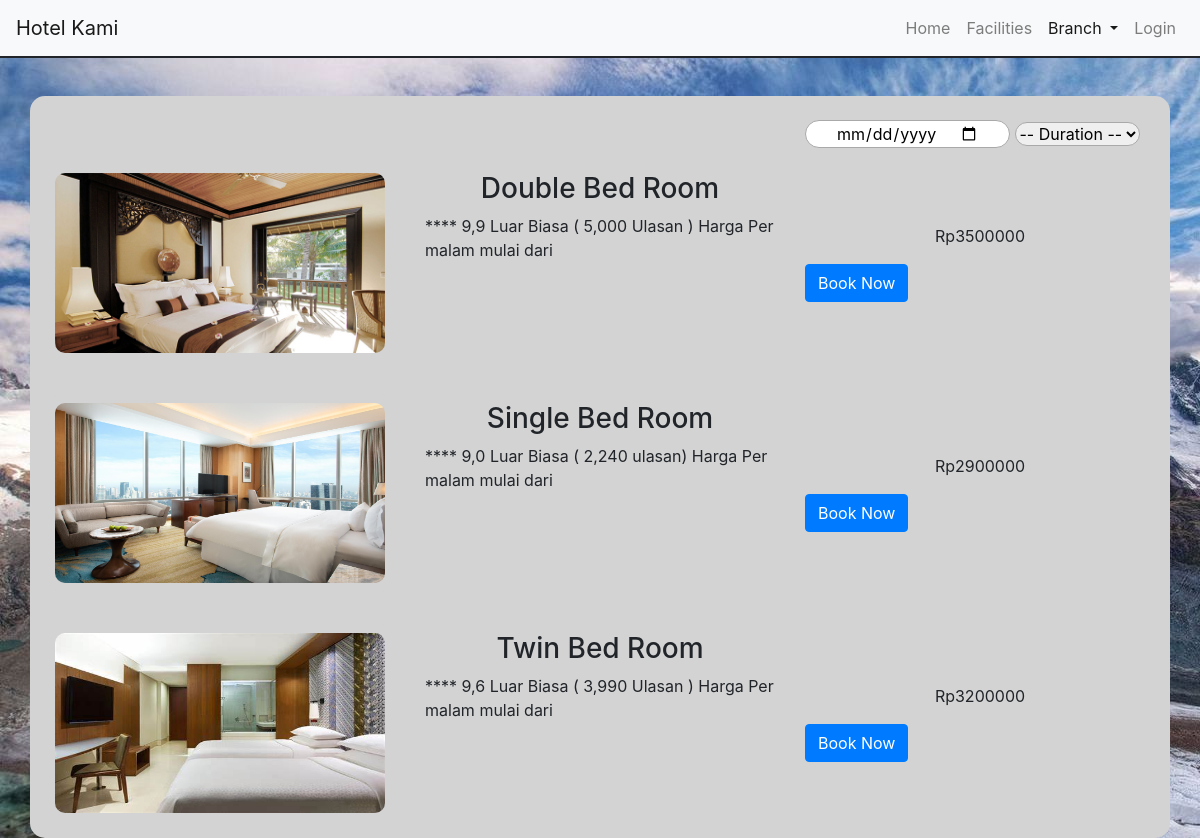
/users/swiss.php, run on the app's committed database.
### tables this page shows
CREATE TABLE `swiss` (
  `kode_kamar` char(4) NOT NULL,
  `image` varchar(100) NOT NULL,
  `tipe_kamar` varchar(100) NOT NULL,
  `deskripsi` varchar(500) NOT NULL,
  `harga` int(11) NOT NULL
);

### users/swiss.php (the view, shortened to what this page needs)
<?php
include "../koneksi.php";
$sql="SELECT * FROM swiss";
$result=mysqli_query($koneksi, $sql);
$username="";
$username1=$_SESSION["name"];
?>
<!DOCTYPE html>
<html>
    <head>
        <link href="../css/bootstrap.min.css" type="text/css" rel="stylesheet">
    </head>
    <body>
        <nav class="navbar navbar-expand-lg navbar-light bg-light fixed-top" style="border-bottom:2px solid ">
            <a class="navbar-brand" href="index.php">Hotel Kami</a>
            <div class="collapse navbar-collapse" id="navbarNav">
                <ul class="navbar-nav ml-auto">
                    <li class="nav-item">
                        <a class="nav-link" href="../index.php">Home <span class="sr-only">(current)</span></a>
                    </li>
                    <li class="nav-item">
                        <a class="nav-link" href="facilities.html">Facilities</a>
                    </li>
                    <li class="nav-item dropdown active">
                        <a class="nav-link dropdown-toggle" href="#" role="button" data-toggle="dropdown" aria-expanded="false">
                        Branch
                        </a>
                    </li>
                    <?php
                    if ($username==$username1){
                        echo '<li class="nav-item">
                        <a class="nav-link" href="login.php">Login</a>
                        </li>';
                    }
                    ?>
                </ul>
            </div>
        </nav>
        <br><br><br><br>
        <form action="review.php" method="post">
            <div class="container" style="background-color:lightgrey; border-radius:15px;">
                <div class="row">
                    <div class="col"></div>
                    <div class="col"></div>
                    <div class="col">
                        <br>
                        <input type="date" name="cekin" style="border:1px solid darkgrey; border-radius:30px; padding-left:30px; padding-right:30px;" required>
                        <select style="border:1px solid darkgrey; border-radius:30px;" name="duration" id="duration">
                            <option value="" selected disabled>-- Duration --</option>
                        </select>
                    </div>
                </div>
                <?php while($row=mysqli_fetch_assoc($result)) : ?>
                <div class="row">
                    <div class="col-sm">
                        <img class="img-fluid" src="../img/<?php echo $row["image"];?>" style="margin-top:15px; margin-bottom:15px; padding:10px;padding-top:10px; background-color:lightgrey;border:0; border-radius:20px; width:400px; height:200px;  ">
                    </div>
                    <div class="col-sm">
                        <br>
                        <h3 class="text-center"><?php echo $row["tipe_kamar"];?></h3>
                        <div><?php echo $row["deskripsi"];?></div>
                    </div>
                    <div class="col align-self-center">
                        <p class="text-center">Rp<?php echo $row["harga"];?></p>
                        <button class="btn btn-primary" type="submit" value="<?php echo $row["kode_kamar"];?>" name="booknow">Book Now</button>
                    </div>
                </div>
                <?php endwhile; ?>
            </div>
        </form>
    </body>
</html>

### users/swiss.php (style rules this page uses)
body { background-image:url(../img/bgswiss.jpg); }

### data on the page
swiss: image (picture), tipe_kamar "Double Bed Room", deskripsi "**** 9,9 Luar Biasa ( 5,000 Ulasan ) Harga Per malam mulai dari", harga "3500000"
swiss: image (picture), tipe_kamar "Single Bed Room", deskripsi "**** 9,0 Luar Biasa ( 2,240 ulasan) Harga Per malam mulai dari", harga "2900000"
swiss: image (picture), tipe_kamar "Twin Bed Room", deskripsi "**** 9,6 Luar Biasa ( 3,990 Ulasan ) Harga Per malam mulai dari", harga "3200000"
